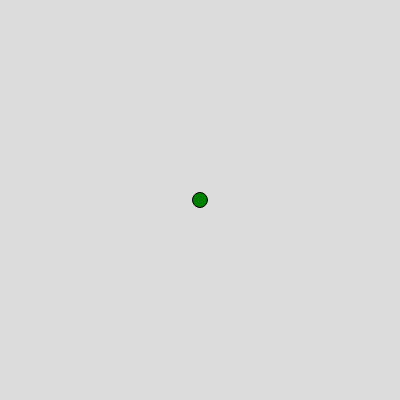
Frame 1 (no input)
Frame 60 (no input): blank canvas, image omitted
Frame 120 (the mouse pressed at the canvas centre since frame 60): blank canvas, image omitted

The p5.js sketch that drew this single still picture (run headless with seeded random() and noise() and a simulated clock; from frame 60 on, the mouse is pressed at the canvas centre):

// p5.js sketch
// ── sketch.js
function setup() {
  createCanvas(400, 400);
}

function draw() {
  background(220);
  fill(ball.color[2]);
  ellipse(ball.x,ball.y,ball.radius,ball.radius);
  ball.x+=ball.xSpeed;
  ball.y+=ball.ySpeed;
}

var ball = {
  color:["red","blue","green"],
  x:200,
  y:200,
  xSpeed:5,
  ySpeed:4,
  radius:15,
}
